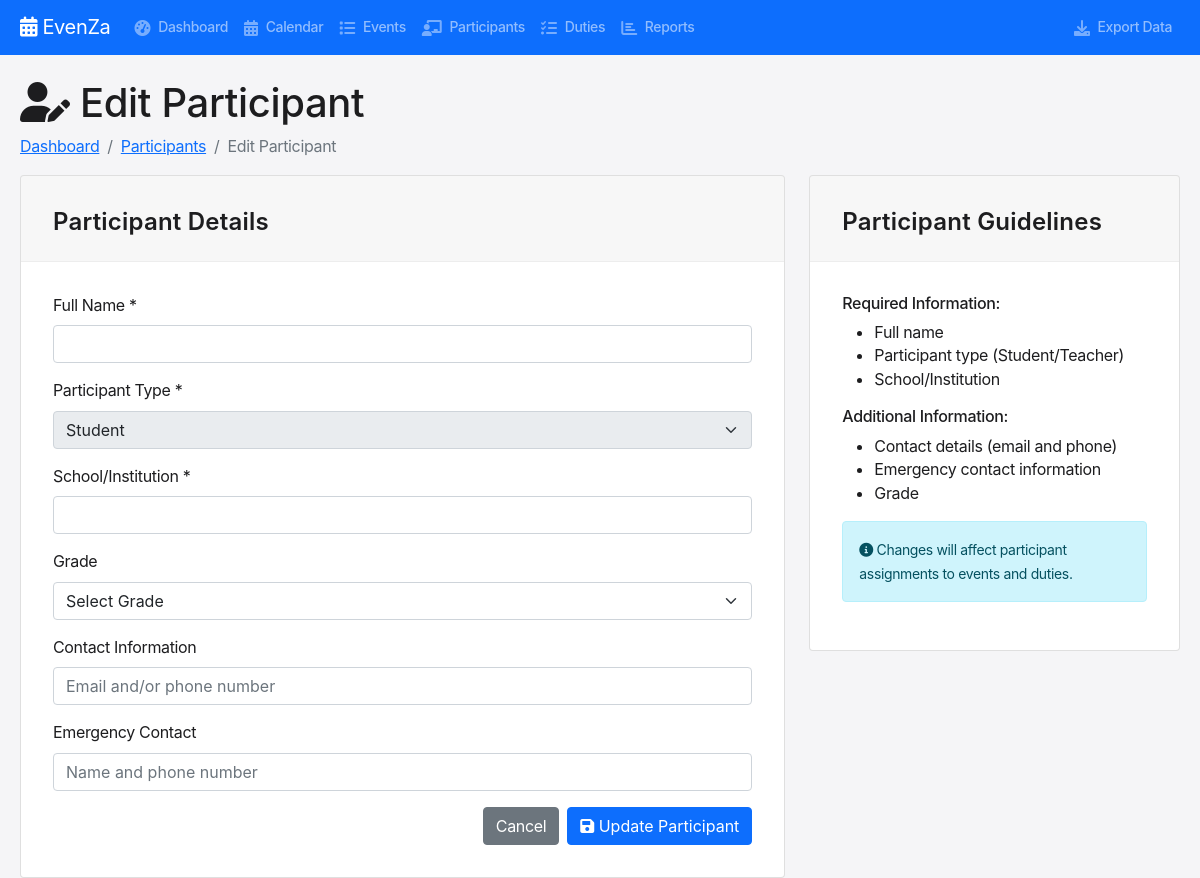
The app's page /participants/14/edit, older data.
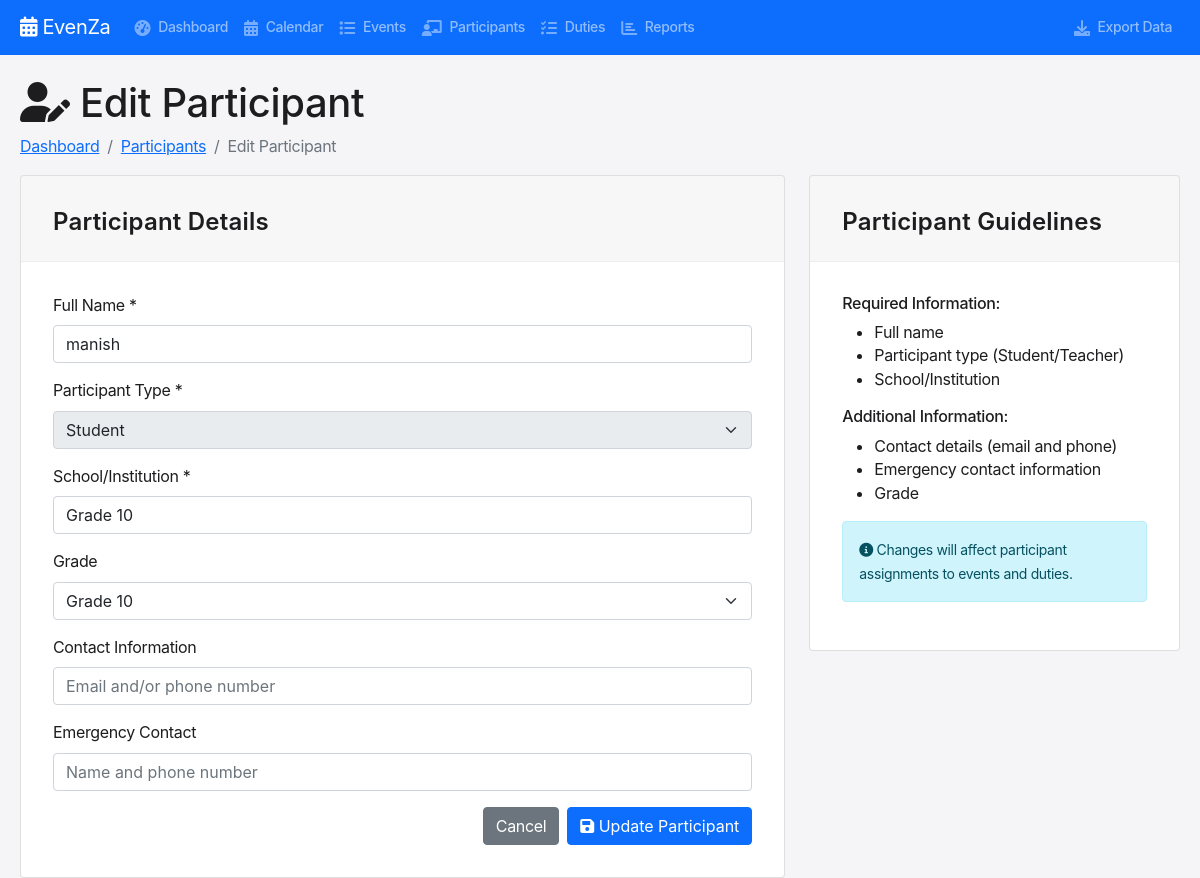
The same page, newer data.
### tables this page shows
CREATE TABLE participants (
            id INTEGER PRIMARY KEY AUTOINCREMENT,
            name TEXT NOT NULL,
            type TEXT NOT NULL CHECK (type IN ('student', 'teacher')),
            class_dept TEXT NOT NULL,
            contact TEXT,
            emergency_contact TEXT,
            created_at TIMESTAMP DEFAULT CURRENT_TIMESTAMP
        );

### app.py (the view, shortened to what this page needs)
@app.route('/participants/<int:id>/edit', methods=['GET', 'POST'])
def edit_participant(id):
    conn = get_db_connection()
    participant = conn.execute('SELECT * FROM participants WHERE id = ?', (id,)).fetchone()
    conn.close()
    return render_template('edit_participant.html', participant=participant)

### app.py (called while the page is built)
def get_db_connection():
    conn = sqlite3.connect('events.db')
    conn.row_factory = sqlite3.Row
    return conn

### templates/edit_participant.html (shortened to what the changed rows need)
{% extends "base.html" %}
{% block content %}
<div class="row">
    <div class="col-12">
        <h1><i class="fas fa-user-edit"></i> Edit Participant</h1>
    </div>
</div>
<div class="row">
    <div class="col-md-8">
        <div class="card">
            <div class="card-body">
                <form method="POST">
                    <div class="mb-3">
                        <label for="name" class="form-label">Full Name *</label>
                        <input type="text" class="form-control" id="name" name="name" value="{{ participant.name }}" required>
                    </div>
                    <div class="mb-3">
                        <label for="school" class="form-label">School/Institution *</label>
                        <input type="text" class="form-control" id="school" name="school" value="{{ participant.class_dept }}" required>
                    </div>
                    <div class="mb-3">
                        <label for="grade" class="form-label">Grade</label>
                        <select class="form-select" id="grade" name="grade">
                            <option value="">Select Grade</option>
                            <option value="10" {% if 'Grade 10' in participant.class_dept %}selected{% endif %}>Grade 10</option>
                        </select>
                    </div>
                </form>
            </div>
        </div>
    </div>
</div>
{% endblock %}

Row changes from the older to the newer data that the page shows:
added participants: name "manish", school "Grade 10", grade "Grade 10"
Text that changed along with them:
form field grade: "Select Grade" → (not shown)
